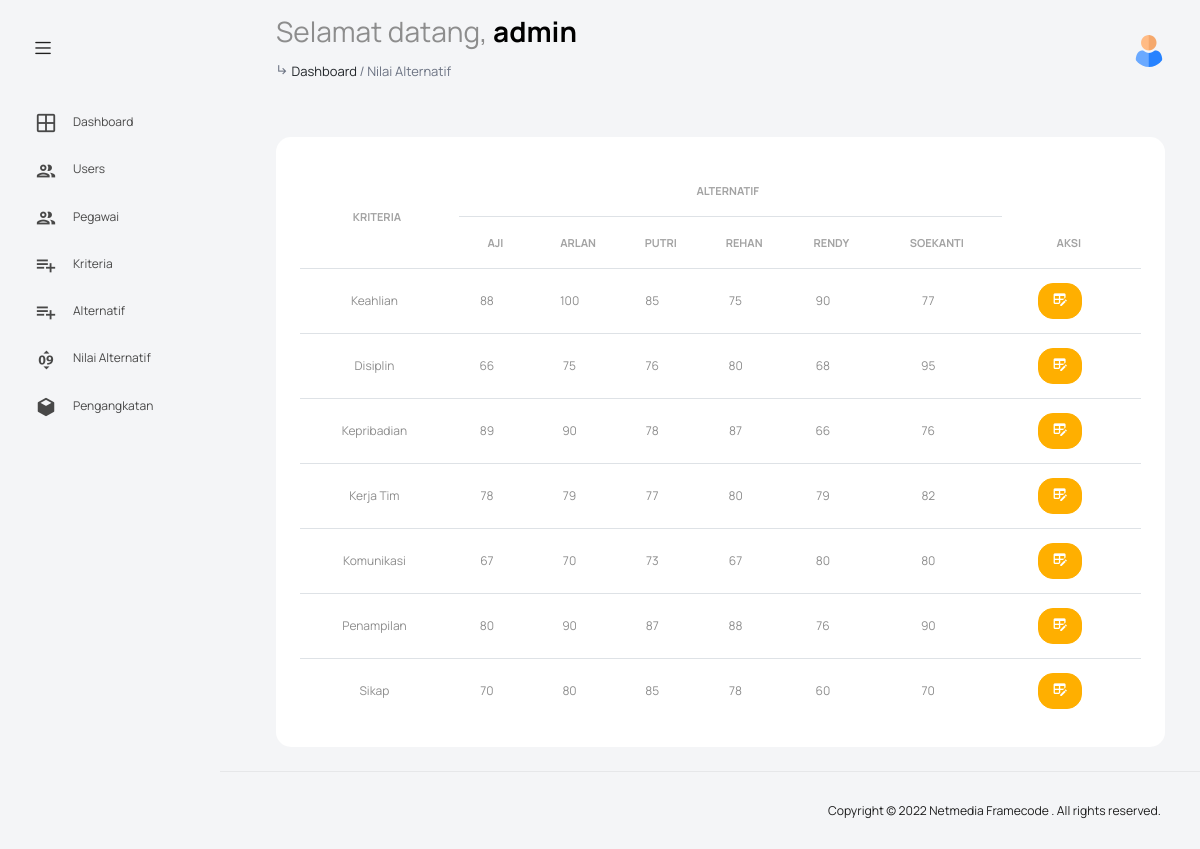
Screenshot of /views/nilai-alternatif.php (signed in) with the database file from the repository.
### tables this page shows
CREATE TABLE `kriteria` (
  `id_kriteria` int(11) NOT NULL,
  `kode_kriteria` varchar(15) NOT NULL,
  `nama_kriteria` varchar(100) NOT NULL,
  `bobot` int(11) NOT NULL,
  `created_at` datetime NOT NULL DEFAULT current_timestamp(),
  `updated_at` datetime NOT NULL DEFAULT current_timestamp()
);

CREATE TABLE `nilai_alternatif` (
  `id_nilai_alternatif` int(11) NOT NULL,
  `id_kriteria` int(11) NOT NULL,
  `id_alternatif` int(11) NOT NULL,
  `nilai` int(11) NOT NULL
);

### controller/script.php (called while the page is built, shortened)
<?php
require_once("db_connect.php");
if (isset($_SESSION['data-user'])) {
  if ($_SESSION['data-user']['role'] <= 2) {
    $nilai_alternatif = mysqli_query($conn, "SELECT DISTINCT kriteria.id_kriteria, kriteria.nama_kriteria FROM nilai_alternatif JOIN alternatif ON nilai_alternatif.id_alternatif=alternatif.id_alternatif JOIN kriteria ON nilai_alternatif.id_kriteria=kriteria.id_kriteria JOIN users ON alternatif.id_user=users.id_user ORDER BY kriteria.id_kriteria ASC");
    $count_alternatif = mysqli_query($conn, "SELECT * FROM alternatif");
    $count_alternatif = mysqli_num_rows($count_alternatif);
    $take_user_alternatif = mysqli_query($conn, "SELECT
      DISTINCT alternatif.id_user, users.username
      FROM alternatif
      JOIN users ON alternatif.id_user=users.id_user
      JOIN nilai_alternatif ON alternatif.id_alternatif=nilai_alternatif.id_alternatif
      ORDER BY users.username ASC
    ");
  }
}

### views/nilai-alternatif.php (the view, shortened to what this page needs)
<?php require_once("../controller/script.php");
?>
<!DOCTYPE html>
<html lang="en">
<head><?php require_once("../resources/dash-header.php") ?></head>
<body>
  <div class="container-scroller">
    <?php require_once("../resources/dash-topbar.php") ?>
    <div class="container-fluid page-body-wrapper">
      <?php require_once("../resources/dash-sidebar.php") ?>
      <div class="main-panel">
        <div class="content-wrapper">
          <div class="row flex-row-reverse">
            <div class="col-md-12">
              <div class="card card-rounded mt-3">
                <div class="card-body">
                  <div class="table-responsive  mt-1">
                    <table class="table select-table text-center">
                      <thead>
                        <tr>
                          <th scope="col" rowspan="2">Kriteria</th>
                          <th colspan="<?= $count_alternatif ?>">Alternatif</th>
                        <tr>
                          <?php foreach ($take_user_alternatif as $row_useal) : ?>
                            <th><?= $row_useal['username'] ?></th>
                          <?php endforeach; ?>
                          <th scope="col" rowspan="2" colspan="1">Aksi</th>
                        </tr>
                        </tr>
                      </thead>
                      <tbody id="search-page">
                        <?php if (mysqli_num_rows($nilai_alternatif) == 0) { ?>
                          <tr>
                            <td colspan="100">Belum ada data nilai alternatif</td>
                          </tr>
                          <?php } else if (mysqli_num_rows($nilai_alternatif) > 0) {
                          while ($row = mysqli_fetch_assoc($nilai_alternatif)) { ?>
                            <tr>
                              <td><?= $row['nama_kriteria']; ?></td>
                              <?php foreach ($take_user_alternatif as $row_useal) {
                                $id_useal = $row_useal['id_user'];
                                $id_kriteria = $row['id_kriteria'];
                                $xw = mysqli_query($conn, "SELECT * FROM users JOIN alternatif ON users.id_user=alternatif.id_user JOIN nilai_alternatif ON alternatif.id_alternatif=nilai_alternatif.id_alternatif WHERE users.id_user='$id_useal' AND nilai_alternatif.id_kriteria='$id_kriteria' ORDER BY users.username ASC");
                                if (mysqli_num_rows($xw) > 0) {
                                  $xy = mysqli_fetch_assoc($xw); ?>
                                  <td><?= $xy['nilai'] ?></td>
                              <?php }
                              } ?>
                              <td>
                                <form action="" method="post">
                                  <button type="submit" name="check-nilai" class="btn btn-warning btn-sm">
                                    <i class="mdi mdi-table-edit"></i>
                                  </button>
                                </form>
                              </td>
                            </tr>
                        <?php }
                        } ?>
                      </tbody>
                    </table>
                  </div>
                </div>
              </div>
            </div>
          </div>
        </div>
        <?php require_once("../resources/dash-footer.php") ?>
</body>
</html>

### rows the page displays
kriteria: nama_kriteria "Keahlian", nilai_alternatif.nilai "88", nilai_alternatif.nilai "100", nilai_alternatif.nilai "85", nilai_alternatif.nilai "75", nilai_alternatif.nilai "90", nilai_alternatif.nilai "77"
kriteria: nama_kriteria "Disiplin", nilai_alternatif.nilai "66", nilai_alternatif.nilai "75", nilai_alternatif.nilai "76", nilai_alternatif.nilai "80", nilai_alternatif.nilai "68", nilai_alternatif.nilai "95"
kriteria: nama_kriteria "Kepribadian", nilai_alternatif.nilai "89", nilai_alternatif.nilai "90", nilai_alternatif.nilai "78", nilai_alternatif.nilai "87", nilai_alternatif.nilai "66", nilai_alternatif.nilai "76"
kriteria: nama_kriteria "Kerja Tim", nilai_alternatif.nilai "78", nilai_alternatif.nilai "79", nilai_alternatif.nilai "77", nilai_alternatif.nilai "80", nilai_alternatif.nilai "82"
kriteria: nama_kriteria "Komunikasi", nilai_alternatif.nilai "67", nilai_alternatif.nilai "70", nilai_alternatif.nilai "73", nilai_alternatif.nilai "80"
kriteria: nama_kriteria "Penampilan", nilai_alternatif.nilai "80", nilai_alternatif.nilai "90", nilai_alternatif.nilai "87", nilai_alternatif.nilai "88", nilai_alternatif.nilai "76"
kriteria: nama_kriteria "Sikap", nilai_alternatif.nilai "70", nilai_alternatif.nilai "80", nilai_alternatif.nilai "85", nilai_alternatif.nilai "78", nilai_alternatif.nilai "60"

### other values shown
$_SESSION['data-user']['username'] "admin"
$_SESSION['page-name'] "Nilai Alternatif"
$row_useal['username'] "AJI"
$row_useal['username'] "ARLAN"
$row_useal['username'] "PUTRI"
$row_useal['username'] "REHAN"
$row_useal['username'] "RENDY"
$row_useal['username'] "SOEKANTI"
